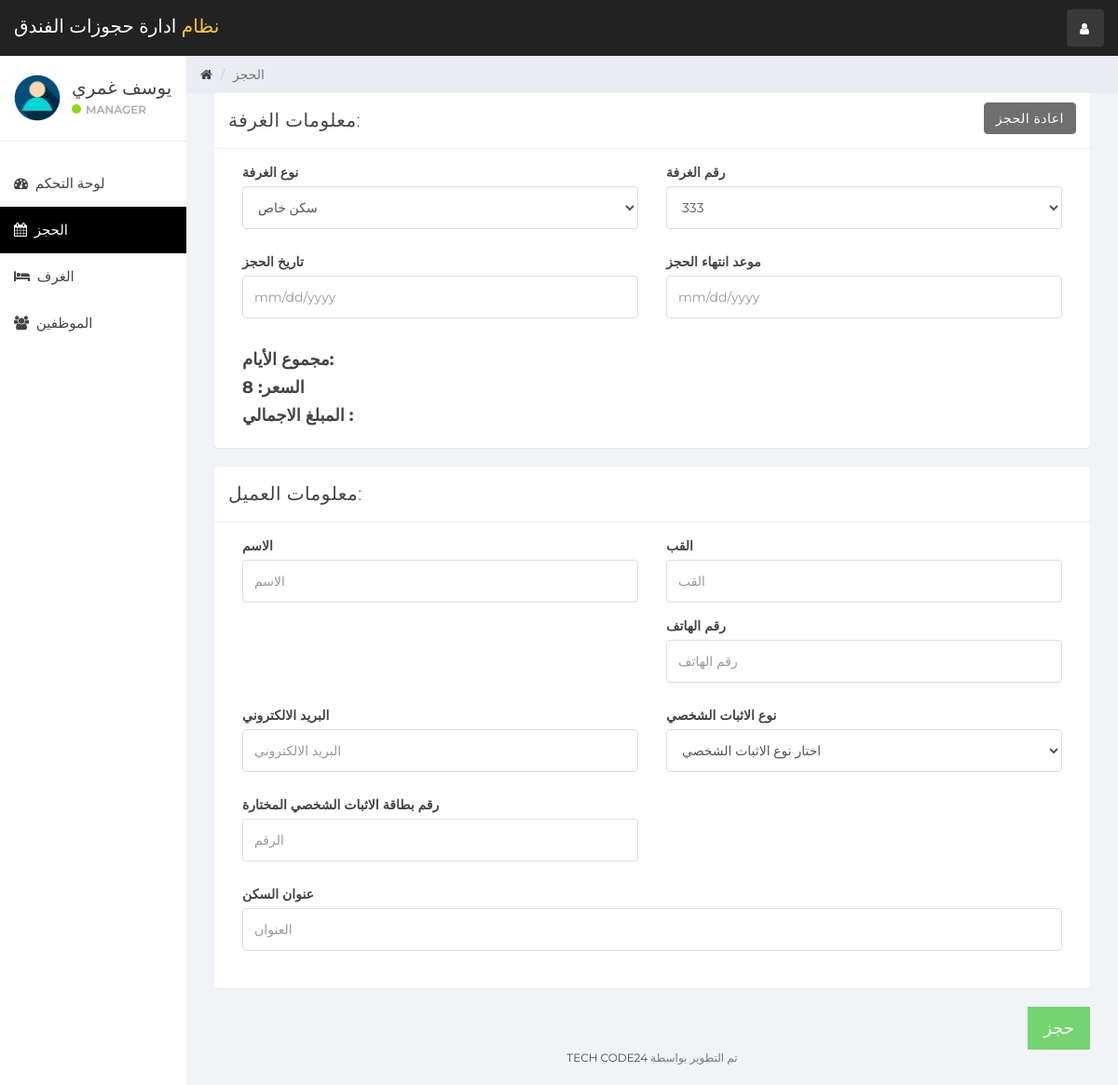
The page /index.php?reservation&room_id=31&room_type_id=10 (signed in) on the database its author committed.
### tables this page shows
CREATE TABLE `user` (
  `id` int(11) NOT NULL,
  `name` varchar(100) NOT NULL,
  `username` varchar(15) NOT NULL,
  `email` varchar(100) NOT NULL,
  `password` varchar(100) NOT NULL,
  `created_at` timestamp NOT NULL DEFAULT current_timestamp()
);

CREATE TABLE `room` (
  `room_id` int(10) NOT NULL,
  `room_type_id` int(10) NOT NULL,
  `room_no` varchar(10) NOT NULL,
  `status` tinyint(1) DEFAULT NULL,
  `check_in_status` tinyint(1) NOT NULL,
  `check_out_status` tinyint(1) NOT NULL,
  `deleteStatus` tinyint(1) DEFAULT 0
);

CREATE TABLE `room_type` (
  `room_type_id` int(10) NOT NULL,
  `room_type` varchar(100) NOT NULL,
  `price` int(10) NOT NULL,
  `max_person` int(10) NOT NULL
);

### reservation.php (the view, shortened to what this page needs)
<?php
if (isset($_GET['room_id'])){
    $get_room_id = $_GET['room_id'];
    $get_room_sql = "SELECT * FROM room NATURAL JOIN room_type WHERE room_id = '$get_room_id'";
    $get_room_result = mysqli_query($connection,$get_room_sql);
    $get_room = mysqli_fetch_assoc($get_room_result);
    $get_room_type_id = $get_room['room_type_id'];
    $get_room_type = $get_room['room_type'];
    $get_room_no = $get_room['room_no'];
    $get_room_price = $get_room['price'];
}
?>
<div class="col-sm-9 col-sm-offset-3 col-lg-10 col-lg-offset-2 main">
    <div class="row">
        <ol class="breadcrumb">
            <li><a href="#">
                    <em class="fa fa-home"></em>
                </a></li>
            <li class="active">الحجز</li>
        </ol>
    </div>
    <div class="row">
        <div class="col-lg-12">
            <form role="form" id="booking" data-toggle="validator">
                <div class="col-lg-12">
                    <?php
                    if (isset($_GET['room_id'])){?>
                        <div class="panel panel-default">
                            <div class="panel-heading">معلومات الغرفة:
                                <a class="btn btn-secondary pull-right" href="index.php?room_mang">اعادة الحجز</a>
                            </div>
                            <div class="panel-body">
                                <div class="form-group col-lg-6">
                                    <label>نوع الغرفة</label>
                                    <select class="form-control" id="room_type" data-error="اختار نوع الغرفة" required>
                                        <option selected value="<?php echo $get_room_type_id; ?>"><?php echo $get_room_type; ?></option>
                                    </select>
                                </div>
                                <div class="form-group col-lg-6">
                                    <label>رقم الغرفة</label>
                                    <select class="form-control" id="room_no" onchange="fetch_price(this.value)" required data-error="رقم الغرفة">
                                        <option selected value="<?php echo $get_room_id; ?>"><?php echo $get_room_no; ?></option>
                                    </select>
                                </div>
                                <div class="form-group col-lg-6">
                                    <label>تاريخ الحجز</label>
                                    <input type="text" class="form-control" placeholder="mm/dd/yyyy" id="check_in_date" data-error="اختار تاريخ الحجز" required>
                                </div>
                                <div class="form-group col-lg-6">
                                    <label>موعد انتهاء الحجز</label>
                                    <input type="text" class="form-control" placeholder="mm/dd/yyyy" id="check_out_date" data-error="اختار " required>
                                </div>
                                <div class="col-lg-12">
                                    <h4 style="font-weight: bold">مجموع الأيام: <span id="staying_day"></span> </h4>
                                    <h4 style="font-weight: bold">السعر: <span id="price"><?php echo $get_room_price; ?></span> </h4>
                                    <h4 style="font-weight: bold">المبلغ الاجمالي : <span id="total_price"></span> </h4>
                                </div>
                            </div>
                        </div>
                    <?php }
                    ?>
                    <div class="panel panel-default">
                        <div class="panel-heading">معلومات العميل:</div>
                        <div class="panel-body">
                            <div class="form-group col-lg-6">
                                <label>الاسم </label>
                                <input class="form-control" placeholder="الاسم" id="first_name" data-error="Enter First Name" required>
                            </div>
                            <div class="form-group col-lg-6">
                                <label>القب</label>
                                <input class="form-control" placeholder="القب" id="last_name">
                            </div>
                            <div class="form-group col-lg-6">
                                <label>رقم الهاتف</label>
                                <input type="number" class="form-control" data-error="أدخل 10 أرقام كحد أدنى" data-minlength="10" placeholder="رقم الهاتف" id="contact_no" required>
                            </div>
                            <div class="form-group col-lg-6">
                                <label>البريد الالكتروني</label>
                                <input type="email" class="form-control" placeholder="البريد الالكتروني" id="email" data-error="Enter Valid Email Address" required>
                            </div>
                            <div class="form-group col-lg-6">
                                <label>نوع الاثبات الشخصي</label>
                                <select class="form-control" id="id_card_id" data-error="Select ID Card Type" required onchange="validId(this.value);">
                                    <option selected disabled>اختار نوع الاثبات الشخصي </option>
                                </select>
                            </div>
                            <div class="form-group col-lg-6">
                                <label>رقم بطاقة الاثبات الشخصي المختارة</label>
                                <input type="text" class="form-control" placeholder="الرقم" id="id_card_no" data-error="Enter Valid ID Card No" required>
                            </div>
                            <div class="form-group col-lg-12">
                                <label>عنوان السكن</label>
                                <input type="text" class="form-control" placeholder="العنوان" id="address" required>
                            </div>
                        </div>
                    </div>
                    <button type="submit" class="btn btn-lg btn-success pull-right" style="border-radius:0%">حجز</button>
                </div>
            </form>
        </div>
    </div>
    <div class="row">
        <div class="col-sm-12">
            <p class="back-link"><a href="https://www.youtube.com/channel/UCA81DmTOmbkJxubrVffhCBw/featured"> TECH CODE24 </a>  تم التطوير بواسطة  </p>
        </div>
    </div>
</div>

### sidebar.php (shortened to what this page needs)
<div id="sidebar-collapse" class="col-sm-3 col-lg-2 sidebar">
    <div class="profile-sidebar">
        <div class="profile-userpic">
            <img src="img/user.png" class="img-responsive" alt="">
        </div>
        <div class="profile-usertitle">
            <div class="profile-usertitle-name"><?php echo $user['name'];?></div>
            <div class="profile-usertitle-status"><span class="indicator label-success"></span>Manager</div>
        </div>
    </div>
    <ul class="nav menu">
    <?php
        if (isset($_GET['dashboard'])){ ?>
            <li class="active">
                <a href="index.php?dashboard"><em class="fa fa-dashboard">&nbsp;</em>
                   لوحة التحكم
                </a>
            </li>
        <?php } else{?>
            <li>
                <a href="index.php?dashboard"><em class="fa fa-dashboard">&nbsp;</em>
                    لوحة التحكم
                </a>
            </li>
        <?php }
        if (isset($_GET['reservation'])){ ?>
            <li class="active">
            <a href="index.php?reservation"><em class="fa fa-calendar">&nbsp;</em>
                    الحجز
                </a>
            </li>
        <?php }
        if (isset($_GET['room_mang'])){ ?>
            <li class="active">
                <a href="index.php?room_mang"><em class="fa fa-bed">&nbsp;</em>
                    الغرف
                </a>
            </li>
        <?php } else{?>
            <li>
            <a href="index.php?room_mang"><em class="fa fa-bed">&nbsp;</em>
                    الغرف
                </a>
            </li>
        <?php }
        if (isset($_GET['staff_mang'])){ ?>
            <li class="active">
                <a href="index.php?staff_mang"><em class="fa fa-users">&nbsp;</em>
                الموظفين
                </a>
            </li>
        <?php } else{?>
            <li>
                <a href="index.php?staff_mang"><em class="fa fa-users">&nbsp;</em>
                    الموظفين
                </a>
            </li>
        <?php }
        ?>
    </ul>
</div>

### css/styles.css (style rules this page uses)
body { background: #f1f4f7; padding-top: 60px; font-size: 14px; color: #444444; font-family: "Montserrat", "Helvetica Neue", Helvetica, Arial, sans-serif; }
p { color: #777; }
a, a:hover, a:focus { color: #444444; }
h1, h2, h3, h4, h5, h6 { color: #444444; }
h3, h4 { font-weight: 300; }
input.form-control { border: 1px solid #ddd; box-shadow: none; height: 46px; }
select.form-control { border: 1px solid #ddd; box-shadow: none; height: 46px; }
.btn-secondary, .btn-secondary:hover, .btn-secondary:focus, .btn-secondary:active, .btn-secondary.active, .open > .dropdown-toggle.btn-secondary, .btn-secondary.disabled, .btn-secondary[disabled], fieldset[disabled] .btn-secondary, .btn-secondary.disabled:hover, .btn-secondary[disabled]:hover, fieldset[disabled] .btn-secondary:hover, .btn-secondary.disabled:focus, .btn-secondary[disabled]:focus, fieldset[disabled] .btn-secondary:focus, .btn-secondary.disabled:active, .btn-secondary[disabled]:active, fieldset[disabled] .btn-secondary:active, .btn-secondary.disabled.active, .btn-secondary[disabled].active, fieldset[disabled] .btn-secondary.active { background-color: #6f6f6f; border-color: #6f6f6f; color: white; }
.btn-success, .btn-success:hover, .btn-success:focus, .btn-success:active, .btn-success.active, .open > .dropdown-toggle.btn-success, .btn-success.disabled, .btn-success[disabled], fieldset[disabled] .btn-success, .btn-success.disabled:hover, .btn-success[disabled]:hover, fieldset[disabled] .btn-success:hover, .btn-success.disabled:focus, .btn-success[disabled]:focus, fieldset[disabled] .btn-success:focus, .btn-success.disabled:active, .btn-success[disabled]:active, fieldset[disabled] .btn-success:active, .btn-success.disabled.active, .btn-success[disabled].active, fieldset[disabled] .btn-success.active { background-color: #32c328; border-color: #32c328; }
.label-success { background-color: #8ad919; }
.panel { border: 0; }
.panel-heading { font-size: 20px; font-weight: 300; letter-spacing: 0.025em; height: 60px; line-height: 38px; }
.panel-default .panel-heading { background: #fff; border-bottom: 1px solid #e9ecf2; color: #444444; }
.sidebar { display: block; padding: 0; display: none; box-shadow: none; background: #fff; }
.sidebar ul { margin: 20px 0px; }
@media (min-width: 768px) { .sidebar { display: block; position: fixed; top: 60px; bottom: 0; left: 0; z-index: 1000; display: block; margin: 0; padding: 0; overflow-x: hidden; overflow-y: auto; } }
.sidebar ul.nav .active a, .sidebar ul.nav li.parent a.active, .sidebar ul.nav .active > a:hover, .sidebar ul.nav li.parent a.active:hover, .sidebar ul.nav .active > a:focus, .sidebar ul.nav li.parent a.active:focus { color: #fff; background-color: #000000; }
.sidebar ul.nav li a { height: 50px; font-size: 15px; line-height: 2em; color: #444444; }
.profile-sidebar { padding: 10px 0; border-bottom: 1px solid #e9ecf2; }
.indicator { width: 10px; height: 10px; display: inline-block; border-radius: 9999px; margin-right: 5px; }
.profile-userpic img { float: left; margin: 10px 0px 0px 15px; width: 50px; height: 50px; border-radius: 9999px !important; }
.profile-usertitle { float: left; text-align: left; margin: 10px 0 0 12px; }
.profile-usertitle-name { font-size: 20px; margin-bottom: 0px; }
.profile-usertitle-status { text-transform: uppercase; color: #aaa; font-size: 12px; font-weight: 600; margin-bottom: 15px; }
.breadcrumb { border-radius: 0; padding: 10px 15px 10px 15px; background: #e9ecf2; margin: 0; }
p.back-link { text-align: center; margin-bottom: 20px; font-size: 12px; text-transform: uppercase; }

### rows shown on the page
user: name "يوسف غمري"
room: room_type.room_type "سكن خاص", room_no "333", room_type.price "8"
